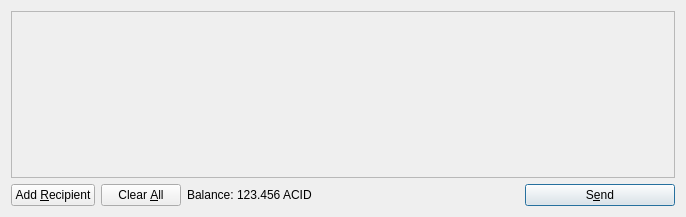
<?xml version="1.0" encoding="UTF-8"?>
<ui version="4.0">
 <class>SendCoinsDialog</class>
 <widget class="QDialog" name="SendCoinsDialog">
  <property name="geometry">
   <rect>
    <x>0</x>
    <y>0</y>
    <width>686</width>
    <height>217</height>
   </rect>
  </property>
  <property name="windowTitle">
   <string>Send Coins</string>
  </property>
  <layout class="QVBoxLayout" name="verticalLayout">
   <item>
    <widget class="QScrollArea" name="scrollArea">
     <property name="widgetResizable">
      <bool>true</bool>
     </property>
     <widget class="QWidget" name="scrollAreaWidgetContents">
      <property name="geometry">
       <rect>
        <x>0</x>
        <y>0</y>
        <width>666</width>
        <height>165</height>
       </rect>
      </property>
      <layout class="QVBoxLayout" name="verticalLayout_2">
       <property name="margin">
        <number>0</number>
       </property>
       <item>
        <layout class="QVBoxLayout" name="entries">
         <property name="spacing">
          <number>6</number>
         </property>
        </layout>
       </item>
       <item>
        <spacer name="verticalSpacer">
         <property name="orientation">
          <enum>Qt::Vertical</enum>
         </property>
         <property name="sizeHint" stdset="0">
          <size>
           <width>20</width>
           <height>40</height>
          </size>
         </property>
        </spacer>
       </item>
      </layout>
     </widget>
    </widget>
   </item>
   <item>
    <layout class="QHBoxLayout" name="horizontalLayout">
     <item>
      <widget class="QPushButton" name="addButton">
       <property name="toolTip">
        <string>Send to multiple recipients at once</string>
       </property>
       <property name="text">
        <string>Add &amp;Recipient</string>
       </property>
       <property name="icon">
        <iconset resource="../bitcoin.qrc">
         <normaloff>:/icons/add</normaloff>:/icons/add</iconset>
       </property>
       <property name="autoDefault">
        <bool>false</bool>
       </property>
      </widget>
     </item>
     <item>
      <widget class="QPushButton" name="clearButton">
       <property name="sizePolicy">
        <sizepolicy hsizetype="Minimum" vsizetype="Fixed">
         <horstretch>0</horstretch>
         <verstretch>0</verstretch>
        </sizepolicy>
       </property>
       <property name="toolTip">
        <string>Remove all transaction fields</string>
       </property>
       <property name="text">
        <string>Clear &amp;All</string>
       </property>
       <property name="icon">
        <iconset resource="../bitcoin.qrc">
         <normaloff>:/icons/remove</normaloff>:/icons/remove</iconset>
       </property>
       <property name="autoRepeatDelay">
        <number>300</number>
       </property>
       <property name="autoDefault">
        <bool>false</bool>
       </property>
      </widget>
     </item>
     <item>
      <layout class="QHBoxLayout" name="horizontalLayout_2">
       <property name="spacing">
        <number>3</number>
       </property>
       <item>
        <widget class="QLabel" name="label">
         <property name="text">
          <string>Balance:</string>
         </property>
        </widget>
       </item>
       <item>
        <widget class="QLabel" name="labelBalance">
         <property name="cursor">
          <cursorShape>IBeamCursor</cursorShape>
         </property>
         <property name="text">
          <string>123.456 ACID</string>
         </property>
         <property name="textInteractionFlags">
          <set>Qt::LinksAccessibleByMouse|Qt::TextSelectableByKeyboard|Qt::TextSelectableByMouse</set>
         </property>
        </widget>
       </item>
      </layout>
     </item>
     <item>
      <spacer name="horizontalSpacer">
       <property name="orientation">
        <enum>Qt::Horizontal</enum>
       </property>
       <property name="sizeHint" stdset="0">
        <size>
         <width>40</width>
         <height>20</height>
        </size>
       </property>
      </spacer>
     </item>
     <item>
      <widget class="QPushButton" name="sendButton">
       <property name="minimumSize">
        <size>
         <width>150</width>
         <height>0</height>
        </size>
       </property>
       <property name="toolTip">
        <string>Confirm the send action</string>
       </property>
       <property name="text">
        <string>S&amp;end</string>
       </property>
       <property name="icon">
        <iconset resource="../bitcoin.qrc">
         <normaloff>:/icons/send</normaloff>:/icons/send</iconset>
       </property>
       <property name="default">
        <bool>true</bool>
       </property>
      </widget>
     </item>
    </layout>
   </item>
  </layout>
 </widget>
 <resources>
  <include location="../bitcoin.qrc"/>
 </resources>
 <connections/>
</ui>
